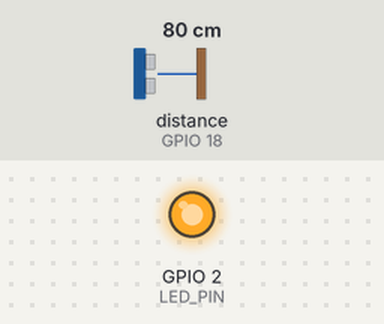
Bench run of a sketch on a simulated ESP32. Parts: output pins drawn as LEDs (lit = HIGH). Wiring (inferred from the names in the program): ultrasonic range finder: trigger GPIO 5; echo GPIO 18. The inputs (shaded band) are chosen by the test bench; at power-on: distance to the obstacle (sensor on GPIO 18) 80 cm. The echo pulse lasts 58.3 µs per cm; WiFi joins after 1.5 s; servers stay silent unless stated; uploads are accepted with an empty reply; pins used as bus, display or sensor lines are not drawn; what the sketch prints to the serial monitor is not drawn.

Above: at 0.1 s.
At 2.7 s:
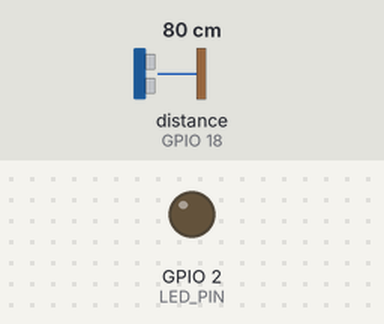
Timing chart, 0 to 4.2 s (numbered marks = the images above):
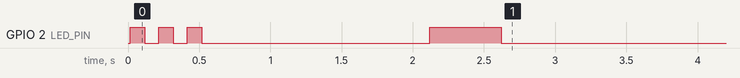

The sketch:

smartbin_firmware.ino
```cpp
/*
 * SmartBin — ESP32 Firmware Example
 *
 * Reads HC-SR04 ultrasonic sensor, calculates trash fill level,
 * and sends HTTP POST to the SmartBin server every 30 seconds.
 *
 * Hardware:
 *   - ESP32 DevKit
 *   - HC-SR04 Ultrasonic Sensor (Trig → GPIO 5, Echo → GPIO 18)
 *   - LED indicator (GPIO 2 — built-in on most boards)
 *
 * Setup:
 *   1. Install ESP32 board support in Arduino IDE
 *   2. Set your WiFi credentials below
 *   3. Set your server URL below
 *   4. Upload to ESP32
 */

#include <WiFi.h>
#include <HTTPClient.h>
#include <ArduinoJson.h>

// ─── Configuration ──────────────────────────────────────────────────────────

// WiFi credentials
const char* WIFI_SSID     = "YOUR_WIFI_SSID";
const char* WIFI_PASSWORD = "YOUR_WIFI_PASSWORD";

// SmartBin server
const char* SERVER_URL = "http://YOUR_SERVER_IP:3000";
const char* API_KEY    = "smartbin-imu-2024";
const char* BIN_ID     = "BIN-001";  // Unique ID for this bin

// HC-SR04 pins
const int TRIG_PIN = 5;
const int ECHO_PIN = 18;

// Bin physical dimensions (cm)
const float BIN_HEIGHT_CM    = 60.0;  // Empty bin depth (sensor to bottom)
const float SENSOR_OFFSET_CM = 5.0;   // Distance from sensor to top of bin

// Timing
const unsigned long PING_INTERVAL_MS     = 30000;  // 30 seconds
const unsigned long CHANGE_THRESHOLD     = 5;      // Send immediately if fill changes by 5%
const unsigned long WIFI_TIMEOUT_MS      = 10000;

// LED
const int LED_PIN = 2;

// ─── Globals ────────────────────────────────────────────────────────────────

unsigned long lastPingTime = 0;
int lastFillLevel = -1;
bool wifiConnected = false;

// ─── Setup ──────────────────────────────────────────────────────────────────

void setup() {
  Serial.begin(115200);
  Serial.println();
  Serial.println("╔══════════════════════════════════╗");
  Serial.println("║  SmartBin ESP32 Firmware v1.0    ║");
  Serial.println("╚══════════════════════════════════╝");

  pinMode(TRIG_PIN, OUTPUT);
  pinMode(ECHO_PIN, INPUT);
  pinMode(LED_PIN, OUTPUT);

  // Blink LED to indicate startup
  for (int i = 0; i < 3; i++) {
    digitalWrite(LED_PIN, HIGH);
    delay(100);
    digitalWrite(LED_PIN, LOW);
    delay(100);
  }

  connectWiFi();
}

// ─── Main Loop ──────────────────────────────────────────────────────────────

void loop() {
  // Ensure WiFi is connected
  if (WiFi.status() != WL_CONNECTED) {
    wifiConnected = false;
    connectWiFi();
  }

  // Read sensor
  float distanceCm = readUltrasonic();
  int fillLevel = calculateFillLevel(distanceCm);

  Serial.printf("[Sensor] Distance: %.1f cm | Fill: %d%%\n", distanceCm, fillLevel);

  // Determine if we should send an update
  unsigned long now = millis();
  bool timeToSend = (now - lastPingTime >= PING_INTERVAL_MS);
  bool significantChange = (lastFillLevel >= 0 && abs(fillLevel - lastFillLevel) >= (int)CHANGE_THRESHOLD);

  if (timeToSend || significantChange) {
    sendPing(fillLevel);
    lastPingTime = now;
    lastFillLevel = fillLevel;
  }

  // Visual indicator
  if (fillLevel >= 80) {
    // Blink rapidly when full
    digitalWrite(LED_PIN, (millis() / 250) % 2 == 0);
  } else {
    digitalWrite(LED_PIN, LOW);
  }

  delay(2000);  // Read sensor every 2 seconds
}

// ─── WiFi Connection ────────────────────────────────────────────────────────

void connectWiFi() {
  Serial.printf("[WiFi] Connecting to %s", WIFI_SSID);
  WiFi.begin(WIFI_SSID, WIFI_PASSWORD);

  unsigned long startTime = millis();
  while (WiFi.status() != WL_CONNECTED && millis() - startTime < WIFI_TIMEOUT_MS) {
    delay(500);
    Serial.print(".");
  }

  if (WiFi.status() == WL_CONNECTED) {
    wifiConnected = true;
    Serial.printf("\n[WiFi] Connected! IP: %s\n", WiFi.localIP().toString().c_str());
    digitalWrite(LED_PIN, HIGH);
    delay(500);
    digitalWrite(LED_PIN, LOW);
  } else {
    Serial.println("\n[WiFi] Connection failed!");
    wifiConnected = false;
  }
}

// ─── Ultrasonic Sensor Reading ──────────────────────────────────────────────

float readUltrasonic() {
  // Take 3 readings and average for stability
  float total = 0;
  int validReadings = 0;

  for (int i = 0; i < 3; i++) {
    digitalWrite(TRIG_PIN, LOW);
    delayMicroseconds(2);
    digitalWrite(TRIG_PIN, HIGH);
    delayMicroseconds(10);
    digitalWrite(TRIG_PIN, LOW);

    long duration = pulseIn(ECHO_PIN, HIGH, 30000);  // 30ms timeout

    if (duration > 0) {
      float distance = (duration * 0.0343) / 2.0;  // Speed of sound: 343 m/s
      total += distance;
      validReadings++;
    }

    delay(50);
  }

  if (validReadings == 0) return BIN_HEIGHT_CM;  // Assume empty if sensor fails
  return total / validReadings;
}

// ─── Fill Level Calculation ─────────────────────────────────────────────────

int calculateFillLevel(float distanceCm) {
  // Subtract sensor offset
  float effectiveDistance = distanceCm - SENSOR_OFFSET_CM;

  // Clamp to valid range
  if (effectiveDistance < 0) effectiveDistance = 0;
  if (effectiveDistance > BIN_HEIGHT_CM) effectiveDistance = BIN_HEIGHT_CM;

  // Calculate fill percentage (closer distance = more full)
  float fillPercent = ((BIN_HEIGHT_CM - effectiveDistance) / BIN_HEIGHT_CM) * 100.0;

  // Clamp to 0-100
  int level = (int)fillPercent;
  if (level < 0) level = 0;
  if (level > 100) level = 100;

  return level;
}

// ─── Send HTTP Ping ─────────────────────────────────────────────────────────

void sendPing(int fillLevel) {
  if (!wifiConnected) {
    Serial.println("[HTTP] Not connected to WiFi, skipping ping");
    return;
  }

  HTTPClient http;
  String url = String(SERVER_URL) + "/api/bins/" + BIN_ID + "/ping";

  Serial.printf("[HTTP] Sending ping to %s\n", url.c_str());

  http.begin(url);
  http.addHeader("Content-Type", "application/json");
  http.addHeader("X-API-Key", API_KEY);

  // Build JSON payload
  StaticJsonDocument<200> doc;
  doc["fill_level"] = fillLevel;
  doc["battery"] = getBatteryLevel();
  doc["temperature"] = getTemperature();

  String payload;
  serializeJson(doc, payload);

  int httpCode = http.POST(payload);

  if (httpCode > 0) {
    Serial.printf("[HTTP] Response: %d\n", httpCode);
    if (httpCode == 200) {
      String response = http.getString();
      Serial.printf("[HTTP] OK: %s\n", response.c_str());
    }
  } else {
    Serial.printf("[HTTP] Error: %s\n", http.errorToString(httpCode).c_str());
  }

  http.end();
}

// ─── Helper: Battery Level (simplified) ─────────────────────────────────────

int getBatteryLevel() {
  // Read from ADC if using battery voltage divider
  // For now, return a simulated value
  // You can connect a voltage divider to GPIO 34 and read actual battery voltage
  return 85;  // Placeholder
}

// ─── Helper: Temperature (simplified) ───────────────────────────────────────

float getTemperature() {
  // ESP32 has a built-in temperature sensor (rough estimate)
  // For precise readings, use a DHT22 or DS18B20 sensor
  return temperatureRead();  // Built-in ESP32 temp sensor (approximate)
}
```
